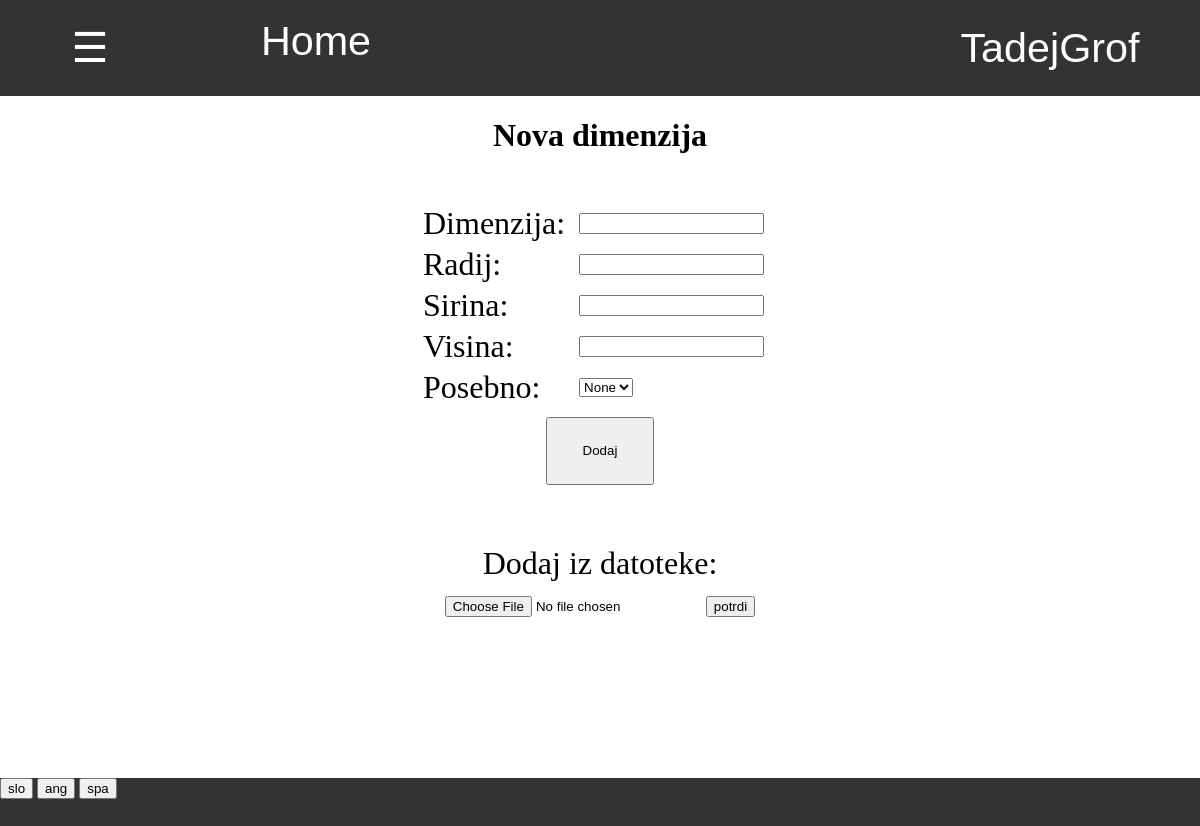
Before: /zaloga/dodaj_dimenzijo/ (signed in) with the older database file.
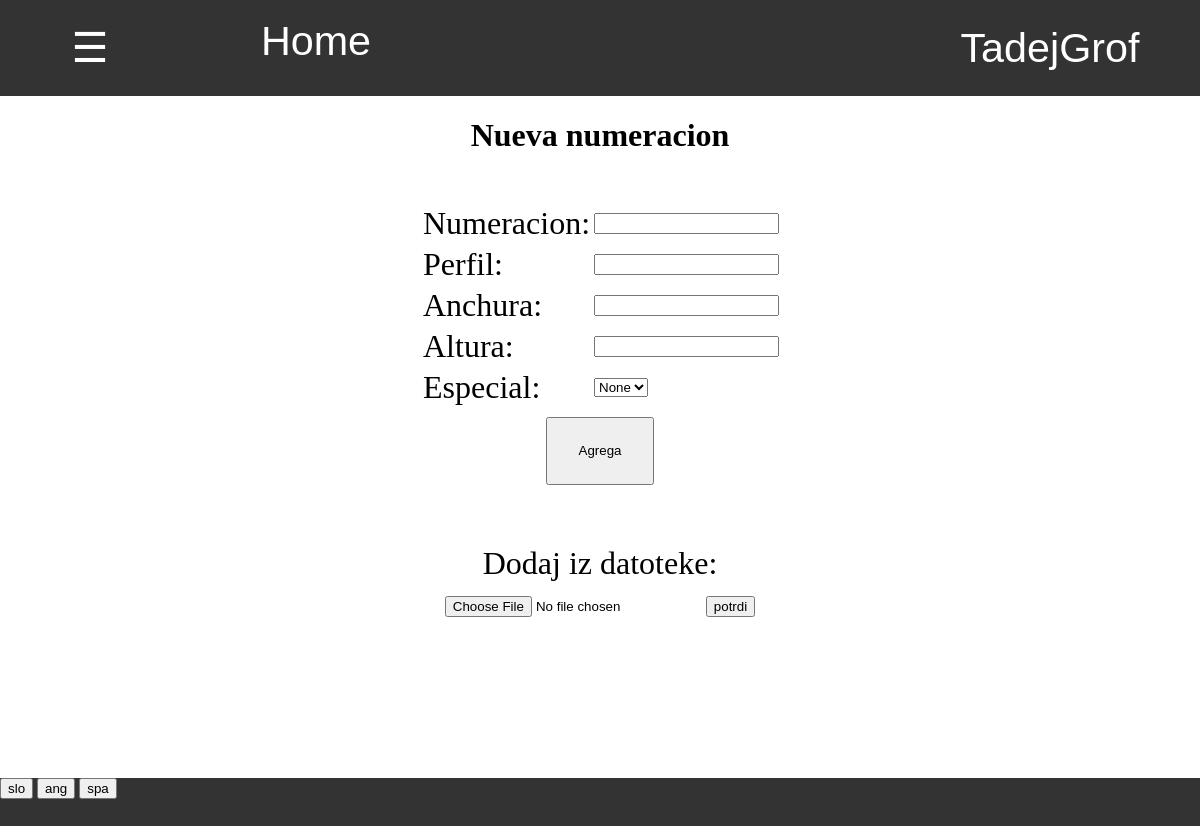
After: the same page with the newer database file.
### program/models.py (models this page shows)
class Profil(models.Model):
    user = models.OneToOneField(User,on_delete=models.CASCADE)
    jezik =  models.CharField(default="spa",max_length=3, choices=JEZIKI)

### zaloga/views.py (the view)
# urls.py: path('dodaj_dimenzijo/', views.dodaj_dimenzijo, name='nova_dimenzija'),
@login_required
def dodaj_dimenzijo(request):
    if request.method == "POST":
        dimenzija = request.POST.get('dimenzija')
        radius = request.POST.get('radius')
        height = request.POST.get('height')
        width = request.POST.get('width')
        special = request.POST.get('special')
        if special == "true":
            special = True
        elif special == "false":
            special = False
        Dimenzija.objects.create(
            dimenzija = dimenzija,
            radius = radius,
            height = height,
            width = width,
            special = special)
        return redirect('pregled_zaloge')
    else:
        return pokazi_stran(request, 'zaloga/dodaj_dimenzijo.html')

### program/models.py (called while the page is built)
    @property
    def vrni_jezike(self):
        return JEZIKI

### zaloga/templatetags/zaloga_exstras.py (called while the page is built)
@register.filter
def keyvalue(dict, key):
    return dict[key]

### zaloga/views.py (called while the page is built)
def vrni_slovar(request):
    with open('slovar.json') as dat:
        slovar = json.load(dat)
    return slovar

def pokazi_stran(request, html, baze={}):
    slovar = {'prodaja':prodaja, 'zaloga':zaloga,'program':program,'slovar':vrni_slovar(request),'jezik':request.user.profil.jezik}
    slovar.update(baze)
    return render(request, html, slovar)

### zaloga/templates/zaloga/dodaj_dimenzijo.html (shortened to what this page needs)
{% extends 'program/base.html' %}
{% load zaloga_exstras %}
{% block content %}
    <h1> {{slovar|keyvalue:'Nova dimenzija'|keyvalue:jezik}} </h1>
    <div class="tabela">
        <table style="font-size:4vh;width:100%">
            <tr>
                <td>{{slovar|keyvalue:'Dimenzija'|keyvalue:jezik}}:</td>
                <td><input form="nova_dimenzija" name="dimenzija" type="text" required autocomplete="off"></td>
            </tr>
            <tr>
                <td>{{slovar|keyvalue:'Radius'|keyvalue:jezik}}:</td>
                <td><input form="nova_dimenzija" name="radius" type="text" pattern="R[1-2]{1}[0-9]{1}" required autocomplete="off"></td>
            </tr>
            <tr>
                <td>{{slovar|keyvalue:'Width'|keyvalue:jezik}}:</td>
                <td><input form="nova_dimenzija" name="height" type="text" pattern="[1-3]{1}[0-9]{1}(0|5)" required autocomplete="off"></td>
            </tr>
            <tr>
                <td>{{slovar|keyvalue:'Height'|keyvalue:jezik}}:</td>
                <td><input form="nova_dimenzija" name="width" type="text" pattern="([1-9]{1}(0|5)C?|R)" required autocomplete="off"></td>
            </tr>
            <tr>
                <td>{{slovar|keyvalue:'Special'|keyvalue:jezik}}:</td>
                <td>
                    <select form="nova_dimenzija" name="special">
                        <option value="false" selected> None </option>
                    </select>
                </td>
            </tr>
        </table>
        <form id="nova_dimenzija" action="{% url 'nova_dimenzija' %}" method="POST">
            <input style="margin-top:2%;display:inline-block;width:30%;height:10%;"type="submit" value="{{slovar|keyvalue:'Dodaj'|keyvalue:jezik}}">
        </form>
    </div>
    {%if perms.admin.view_logentry %}
        <div style="margin-top:5%;text-align:center;font-size:4vh">
            Dodaj iz datoteke:
            <form enctype='multipart/form-data' action="{% url 'sestavine_iz_datoteke' %}" method="POST">
                <input type="file" name="datoteka" value="brskaj">
                <input type="submit" value="potrdi">
            </form>
        </div>
    {% endif %}
    </div>
{% endblock %}

Changed rows visible on the page:
changed Profil: jezik "Nova dimenzija" → "Nueva numeracion"; jezik "Dimenzija" → "Numeracion"; jezik "Radij" → "Perfil"; jezik "Sirina" → "Anchura"; jezik "Visina" → "Altura"; jezik "Posebno" → "Especial"; jezik "Dodaj" → "Agrega"
